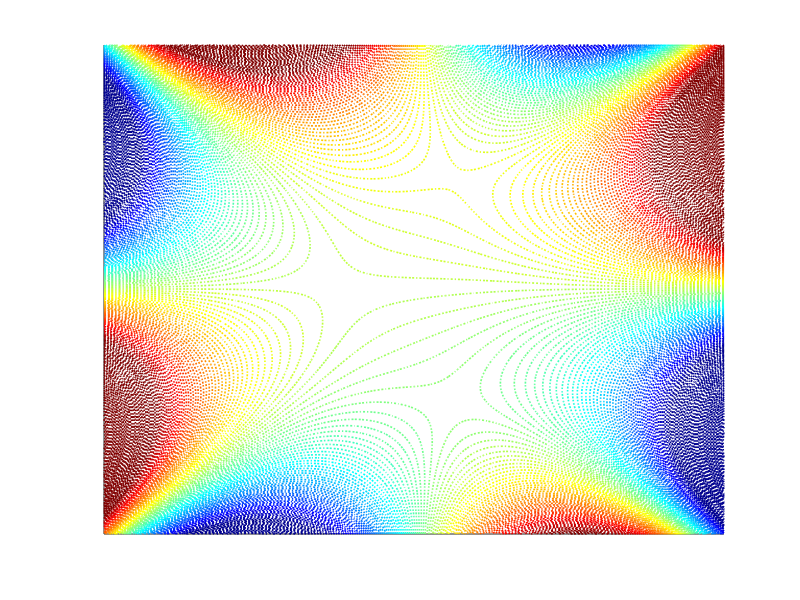

Write MATLAB code to recreate this figure. (Note: this script raises an error after producing the figure.)

% PLOTTING CONTOUR GRAPHS FOR REAL PART OF INTEGRAND EXPONENT WITH CONTOURS
% OF CONSTANT PHASE THROUGH SADDLES FOR DIFFERENT VALUES OF A PARAMETER
% -- CURRENTLY SET TO PEARCEY PDE PROBLEM

disp('run')
clear
close all

AIRY = 0;

% parameter attributes (a=a0+r_Xp*exp(i*theta))
n = 11.5;
theta = n*pi/6;
r_Xp = 0.3;

if AIRY==1
    a0 = 0;
    Xp = a0 + r_Xp*exp(1i*theta);
%     exponent of integrand AIRY
    F = @(z) -z.^3/3+Xp*z;
    Fp = @(z) -z.^2+Xp;
    Hfunc = @(Z) real(Fp(Z));
    polyfunc = [-1 0 Xp];
    polF0 = [-1, 0, Xp];
%     define number of saddles
    num_saddles = 2;
    tspan = [-10, 10];
else
    a0 = 0.61452;
    u0 = -2-2i;
    Xp = a0 + r_Xp*exp(1i*theta);
%     exponent of integrand
    F = @(z) -1i*(z.^4/4 + z.^2/2 + Xp*z);
    Fp = @(z) -1i*(z.^3 + z + Xp);
    Hfunc = @(Z) real(Fp(Z));
    polyfunc = [1, 0, 1, Xp];
    polF0 = [-1i*1/4, 0, -1i*1/2, -1i*Xp, -u0];
%     define number of saddles
    num_saddles = 3;
    tspan = [0, -10];
end

% define number of branches
num_branches = num_saddles + 1;

% Global max for drawings
xmin = -2.5; xmax = 2.5;    N_x = 100;
ymin = -2.5; ymax = 2.5;    N_y = 200;
uxmin = -1.5; uxmax = 1.5;  N_ux = 50;
uymin = -1; uymax = 1;  N_uy = 50;

% define colours for plots
mycol = 0.5*[1, 1, 1];
color_branch = ['b', 'r', 'm', 'g'];
color_saddle = [0    0.4470    0.9
                0.8500    0    0
                0.9290 0.6940  0.1250 ];
if AIRY==1
    color_saddle = [0.7 0.7 1
                    1 0.4 0.5];
end

% find locations of the saddles
polFp = polyfunc;
ztp = roots(polFp);
% Rearrange order
[tmp1, tmp2] = sort(imag(ztp));
ztp = ztp(tmp2);
utp = F(ztp);
if num_saddles ~= length(ztp)
    error('Number of saddles does not match');
end

% Solve for z0 in u0 = F(z0)
z0vals = roots(polF0);
% Sort by the imaginary part
[tmp1, tmp2] = sort(imag(z0vals));
z0vals = z0vals(tmp2);

% create plot
h = figure(1); hold all;

% Basic underlying gridding
x_grid = linspace(xmin, xmax, N_x);
y_grid = linspace(ymin, ymax, N_y);
[Xm, Ym] = meshgrid(x_grid, y_grid);
Z_grid = Xm + 1i*Ym;
U_grid = F(Z_grid);

% isotropic lines on plot of real exponent values
if AIRY==1
    contourf(x_grid,y_grid, real(U_grid - F(ztp(1))), 30, 'LineWidth', 0.1);
    colormap(winter)
    caxis([-10,7])
else
    C = contour(x_grid,y_grid, real(U_grid - F(ztp(1))), 200, ':', 'LineWidth', 1.2);
    colormap(jet)
    caxis([-10,10])
end

% formatting
xticks([])
yticks([])

% compute the contours through the saddles
fwd = @(t,Y) pearceypathode(t, Y, Xp, AIRY);
myevent = @(t,Y) plotterevent(t, Y, xmin, xmax, ymin, ymax);
options = odeset('Events', myevent);

% Shoot from turning point
ZTPpath = [];
move_away_ztp = 1e-2;
for j = 1:num_saddles
    z0 = ztp(j) + move_away_ztp*1i;
    Yinit = [real(z0), imag(z0), F(z0)];
    [tt, YY1] = ode45(fwd, tspan, Yinit, options);

    z0 = ztp(j) - move_away_ztp*1i;
    Yinit = [real(z0), imag(z0), F(z0)];
    [tt, YY2] = ode45(fwd, tspan, Yinit, options);
    ZTPpath_forwards = YY1(:,1) + 1i*YY1(:,2);
    ZTPpath_backwards = YY2(:,1) + 1i*YY2(:,2);
    ZTPpath{j} = [ZTPpath_backwards(end:-1:1); ZTPpath_forwards];
end

% plot the contours
for j = 1:num_saddles
    tmp = ZTPpath{j};
    plot(tmp, '-', 'LineWidth', 2, 'Color', color_saddle(j,:));
    plot(tmp(1), '*', 'Color', color_saddle(j,:));
end

% plot the saddle points
for j = 1:num_saddles
        figure(1)
        plot(real(ztp(j)), imag(ztp(j)), 'o', 'MarkerSize', 15, 'MarkerFaceColor', 'w', 'LineWidth',2, 'Color', color_saddle(j,:));
end

% save as high res png
set(gcf, 'Position',  [50, 50, 650, 580])
ax = gca;
ax.FontSize = 12; 
set(h,'Units','Inches');
pos = get(h,'Position');
% set(h,'PaperPositionMode','Auto','PaperUnits','Inches','PaperSize', [0.8*6.5,0.8*5.8])
set(h,'PaperPositionMode','Auto','PaperUnits','Inches','PaperSize', [6, 6])
print(h,sprintf('trippy%d.png',n),'-dpng','-r300'); 



%% PLOT 3D PEARCEY EXPONENT

disp('run')
close all

% create meshgrid
max = 2;
min = -max;
steps = (max - min)/100;
a = min:steps:max;
b = a;
[A,B] = meshgrid(a,b);
Z = A+1i.*B;

% PLOT SURFACE
h = figure(1);
surfc(a,b,real(-F(Z)),'FaceAlpha',0.55)%, 'EdgeColor','None')
hold on
colormap(winter)

% define and label axes
axis([min max min max min max])
caxis([min max])
xlabel('$\Re(z)$','Interpreter','Latex')
ylabel('$\Im(z)$','Interpreter','Latex')

% % add the saddle points
% for j = 1:num_saddles
%     tmp = ZTPpath{j};
%     plot3(real(tmp), imag(tmp), real(-F(tmp)), '-', 'LineWidth', 2, 'Color', color_saddle(j,:));
% end

% plot the saddle points
for j = 1:num_saddles
        figure(1)
        plot3(real(ztp(j)), imag(ztp(j)), real(-F(ztp(j))), 'o', 'MarkerSize', 10, 'MarkerFaceColor', 'w', 'LineWidth',1, 'Color', 'w');%color_saddle(j,:)
end

% save as high res png
set(gcf, 'Position',  [50, 50, 550, 490])
ax = gca;
ax.FontName = 'Times';
ax.FontSize = 12; 
view([220,100,120])
set(h,'Units','Inches');
pos = get(h,'Position');
set(h,'PaperPositionMode','Auto','PaperUnits','Inches','PaperSize', [5,5])
print(h,sprintf('pearcey3d_%d.png',n),'-dpng','-r300'); 
hold off
